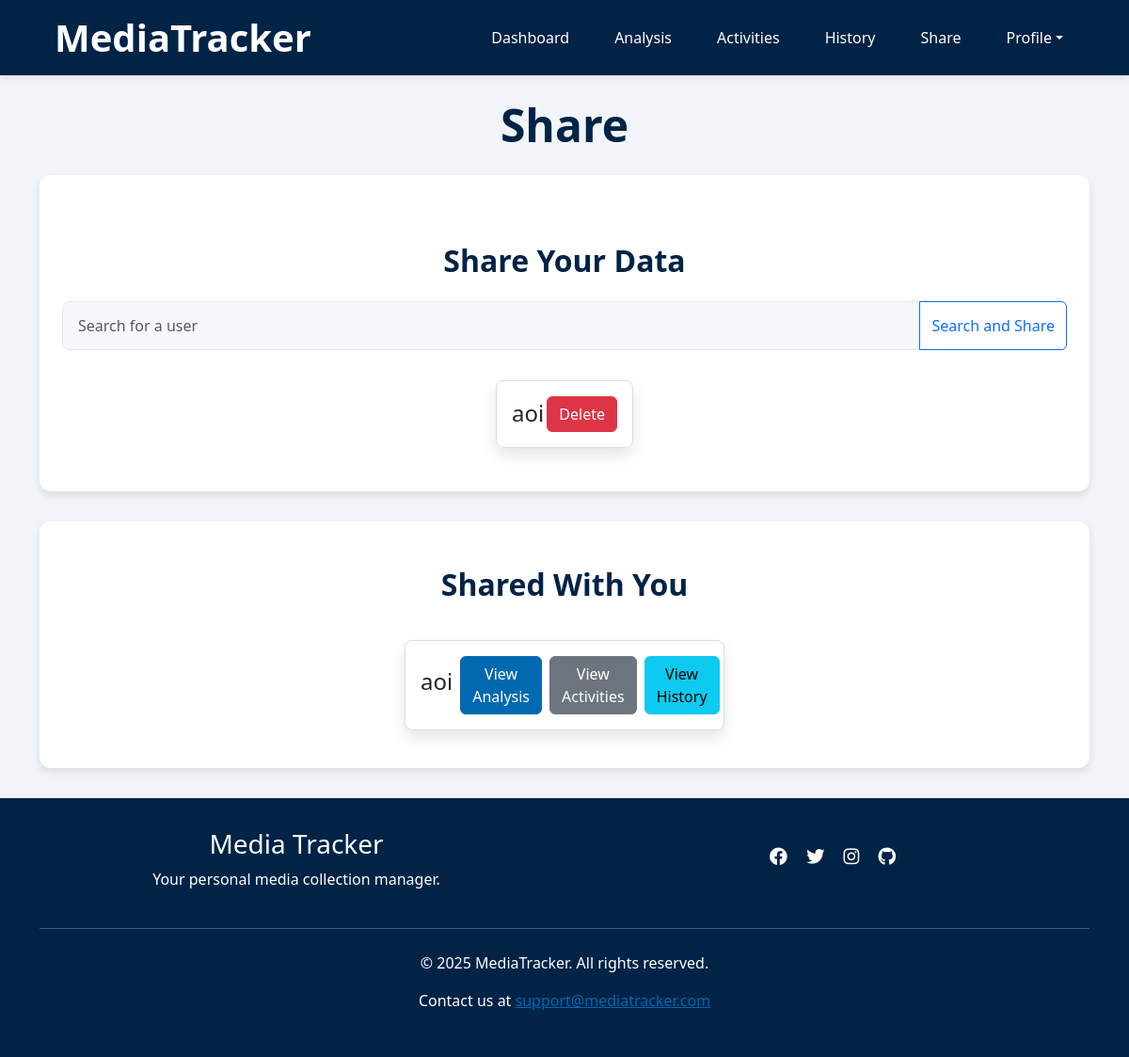
/sharedata (signed in), run on an earlier commit of the app's database.
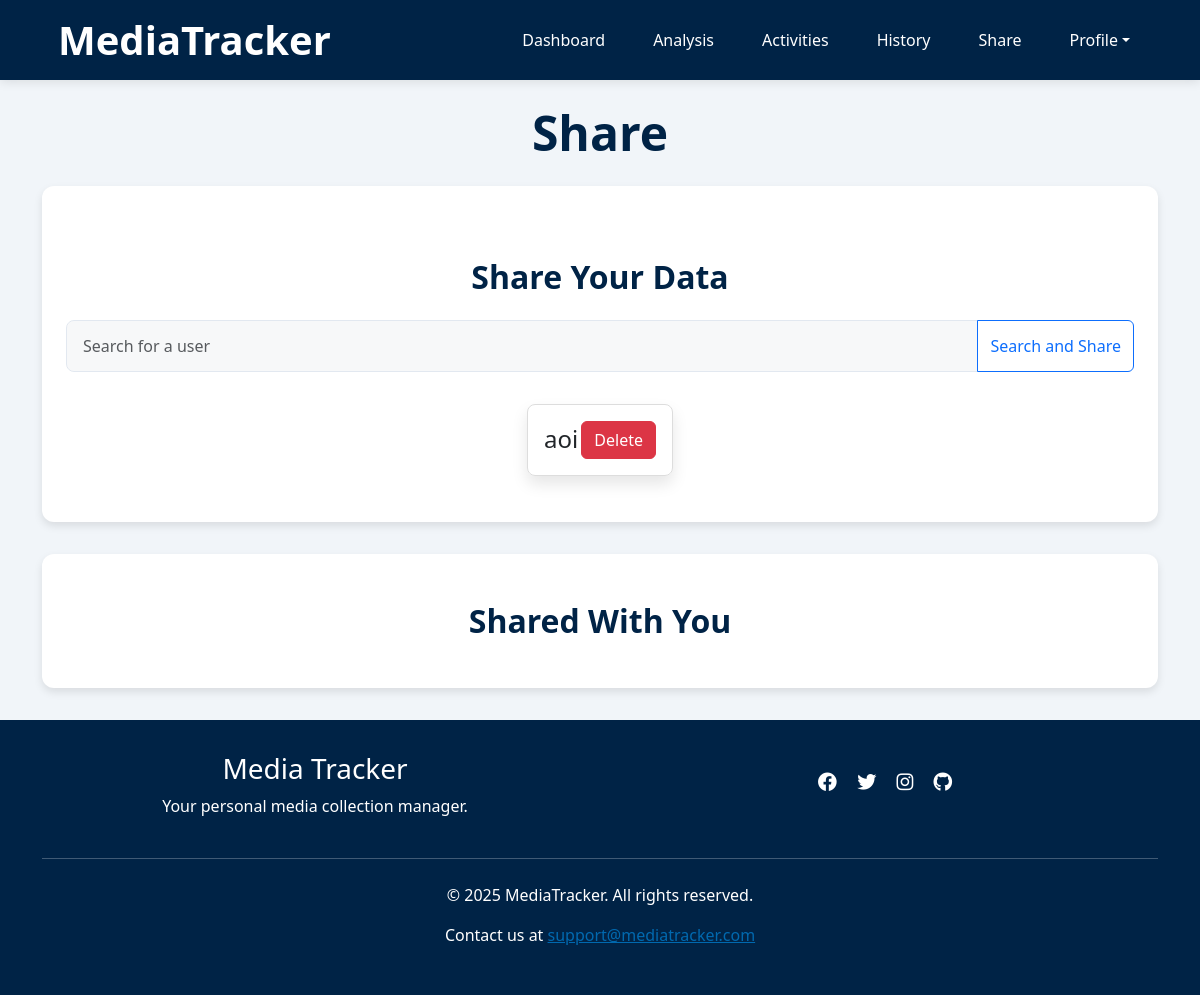
And on a later commit of the database.
### app/models.py (models this page shows)
class SharedUsers(db.Model):
    __tablename__ = 'SharedUsers'
    id = db.Column(db.Integer, primary_key=True)
    username = db.Column(db.String(80), db.ForeignKey('Users.username'), nullable=False)
    shared_username = db.Column(db.String(80), db.ForeignKey('Users.username'), nullable=False)
    user = db.relationship('Users', foreign_keys=[username], backref='shared_by')
    shared_user = db.relationship('Users', foreign_keys=[shared_username], backref='shared_with')

### app/routes.py (the view)
@app.route('/sharedata', methods=['GET', 'POST'])
def sharedata():
    if 'username' not in session:
        flash('Please log in to access this page.', 'danger')
        return redirect(url_for('index'))
    username = session['username']
    shared_with_me, shared_with = share_data_handler(username, request)
    return render_template('sharedata.html', shared_with_me=shared_with_me, shared_with=shared_with)

### app/helpers/sharedata_handler.py (called while the page is built, shortened)
def share_data_handler(username, request):
    shared_with_me = SharedUsers.query.filter_by(shared_username=username).all()
    shared_with = SharedUsers.query.filter_by(username=username).all()
    return shared_with_me, shared_with

### app/templates/sharedata.html (shortened to what this page needs)
{% extends "base.html" %}
{% block content %}
<div class="container">
    <h1 class="page-title text-center">Share</h1>
    <section class="section text-center">
        <h2 class="section-title mt-5">Share Your Data</h3>
        <div class="row justify-content-center">
            <form method="POST" action="/sharedata">
                <div class="input-group mb-3">
                    <input type="text" class="form-control" placeholder="Search for a user" name="target_user" id="user-search" required autocomplete="off">
                    <button class="btn btn-outline-primary" type="submit">Search and Share</button>
                </div>
            </form>
        </div>
        <div class="row justify-content-center">
            {% for shared_with_user in shared_with %}
            <div class="col-md-4">
                <div class="shared-card text-center">
                    <div class="shared-card-body">
                        <h4 class="card-title">{{ shared_with_user.shared_username }}</h4>
                        <form method="POST" action="/sharedata">
                            <button type="submit" class="btn btn-danger">Delete</button>
                        </form>
                    </div>
                </div>
            </div>
            {% endfor %}
        </div>
    </section>
    <section class="section">
        <h1 class="text-center section-title">Shared With You</h1>
        <div class="row justify-content-center">
            {% for shared_user in shared_with_me %}
            <div class="col-md-4">
                <div class="card text-center">
                    <div class="card-body">
                        <h4 class="card-title">{{ shared_user.username }}</h4>
                        <form method="POST" action="/view_shared_data/analysis?data_type=analysis">
                            <button type="submit" class="btn btn-primary">View Analysis</button>
                        </form>
                        <form method="POST" action="/view_shared_data/activities?data_type=activities">
                            <button type="submit" class="btn btn-secondary">View Activities</button>
                        </form>
                        <form method="POST" action="/view_shared_data/history?data_type=history">
                            <button type="submit" class="btn btn-info">View History</button>
                        </form>
                    </div>
                </div>
            </div>
            {% endfor %}
        </div>
    </section>
</div>
{% endblock %}

What changed in the data, as far as the page shows it:
removed SharedUsers: username "aoi", shown under "Shared With You"
